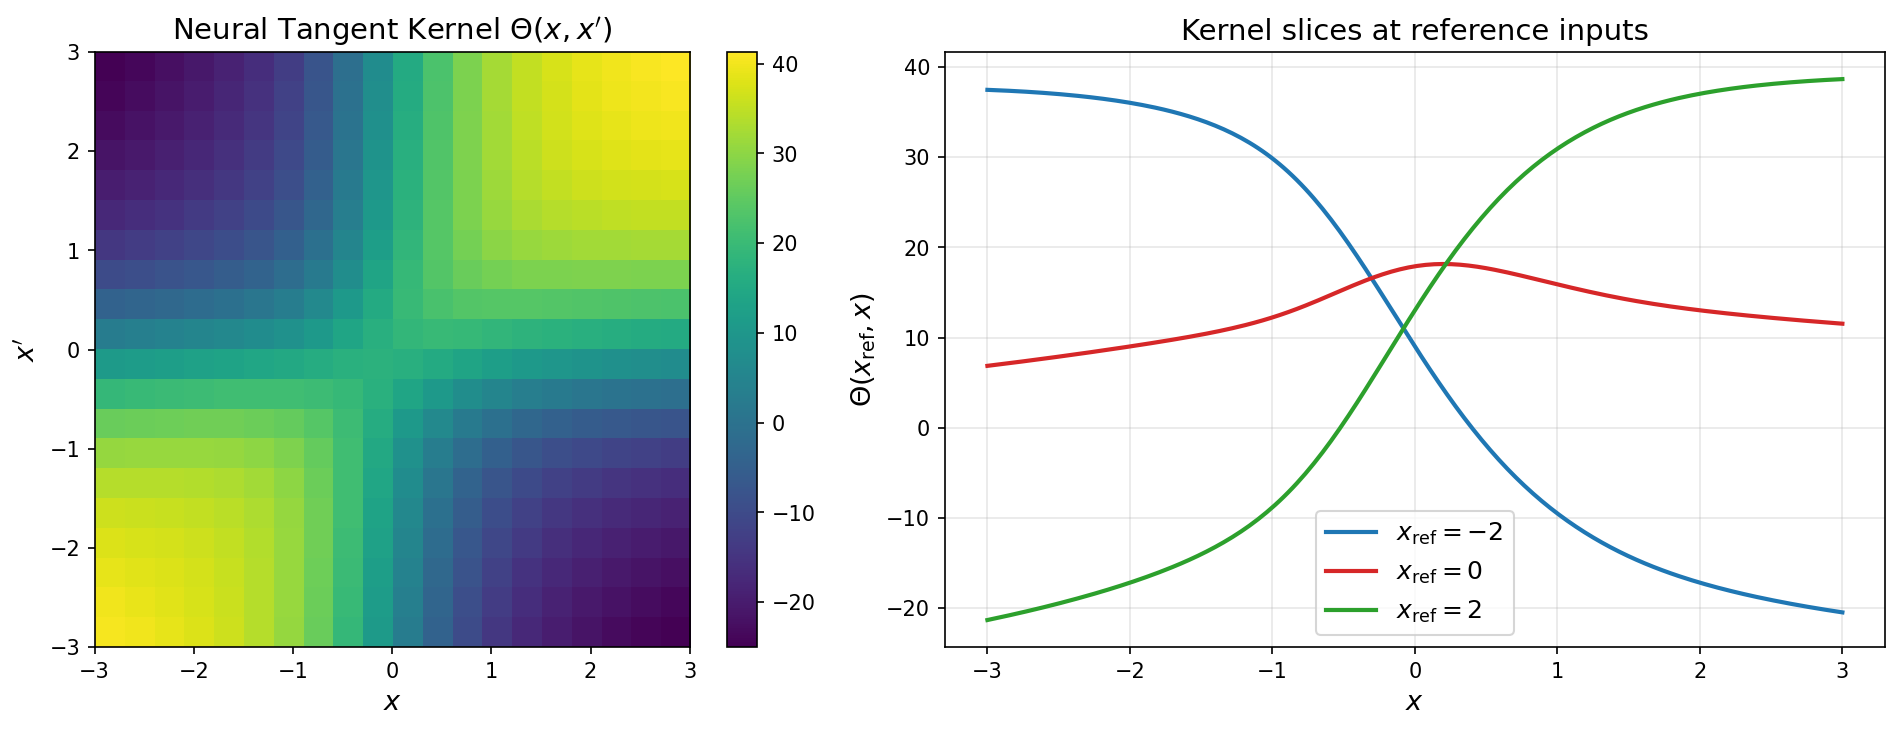

Reproduce this figure in Python.
import numpy as np
import matplotlib.pyplot as plt

np.random.seed(42)

# --- Network parameters ---
d_in, d_hidden, d_out = 1, 50, 1

# Initialize weights with standard normal / sqrt(fan_in)
W1 = np.random.randn(d_hidden, d_in) / np.sqrt(d_in)
b1 = np.random.randn(d_hidden) / np.sqrt(d_in)
W2 = np.random.randn(d_out, d_hidden) / np.sqrt(d_hidden)
b2 = np.random.randn(d_out) / np.sqrt(d_hidden)

# --- Input points ---
n_points = 20
X = np.linspace(-3, 3, n_points)


def forward(x):
    """Forward pass for a single scalar input. Returns output and intermediates."""
    x_vec = np.array([x])                     # (1,)
    pre_act = W1 @ x_vec + b1                 # (d_hidden,)
    h = np.tanh(pre_act)                       # (d_hidden,)
    y = W2 @ h + b2                            # (d_out,)
    return y[0], h, pre_act, x_vec


def jacobian(x):
    """Compute df/dtheta for a single scalar input, returned as a flat vector."""
    _, h, pre_act, x_vec = forward(x)
    tanh_deriv = 1.0 - np.tanh(pre_act)**2    # (d_hidden,)

    # df/dW2 = h^T, shape (d_hidden,) -> flatten to (d_hidden,)
    df_dW2 = h.copy()

    # df/db2 = 1, shape (1,)
    df_db2 = np.array([1.0])

    # Backprop through hidden layer
    # df/dh = W2^T, shape (d_hidden,)
    df_dh = W2[0, :]                          # (d_hidden,)
    delta = df_dh * tanh_deriv                 # (d_hidden,)

    # df/dW1 = delta outer x, shape (d_hidden, d_in) -> flatten
    df_dW1 = np.outer(delta, x_vec).flatten()

    # df/db1 = delta, shape (d_hidden,)
    df_db1 = delta.copy()

    # Concatenate all gradients: W1, b1, W2, b2
    return np.concatenate([df_dW1, df_db1, df_dW2, df_db2])


# --- Compute Jacobian matrix and NTK ---
J = np.array([jacobian(x) for x in X])        # (n_points, n_params)
NTK = J @ J.T                                  # (n_points, n_points)

# --- Plot ---
fig, axes = plt.subplots(1, 2, figsize=(14, 5))

# Left panel: heatmap
im = axes[0].imshow(NTK, cmap='viridis', origin='lower',
                     extent=[X[0], X[-1], X[0], X[-1]])
axes[0].set_xlabel('$x$', fontsize=13)
axes[0].set_ylabel("$x'$", fontsize=13)
axes[0].set_title('Neural Tangent Kernel $\\Theta(x, x\')$', fontsize=14)
fig.colorbar(im, ax=axes[0], fraction=0.046, pad=0.04)

# Right panel: kernel slices for reference inputs
ref_values = [-2.0, 0.0, 2.0]
colors = ['#1f77b4', '#d62728', '#2ca02c']
X_dense = np.linspace(-3, 3, 200)

for x_ref, color in zip(ref_values, colors):
    # Compute Jacobian for reference point
    j_ref = jacobian(x_ref)                    # (n_params,)
    # Compute kernel slice on dense grid
    kernel_slice = np.array([j_ref @ jacobian(xd) for xd in X_dense])
    axes[1].plot(X_dense, kernel_slice, color=color, linewidth=2,
                 label=f'$x_{{\\mathrm{{ref}}}} = {x_ref:.0f}$')

axes[1].set_xlabel('$x$', fontsize=13)
axes[1].set_ylabel('$\\Theta(x_{\\mathrm{ref}}, x)$', fontsize=13)
axes[1].set_title('Kernel slices at reference inputs', fontsize=14)
axes[1].legend(fontsize=12)
axes[1].grid(True, alpha=0.3)

plt.tight_layout()
plt.savefig('assets/neural-tangent-kernel/ntk-similarity.png',
            dpi=150, bbox_inches='tight')
plt.show()
